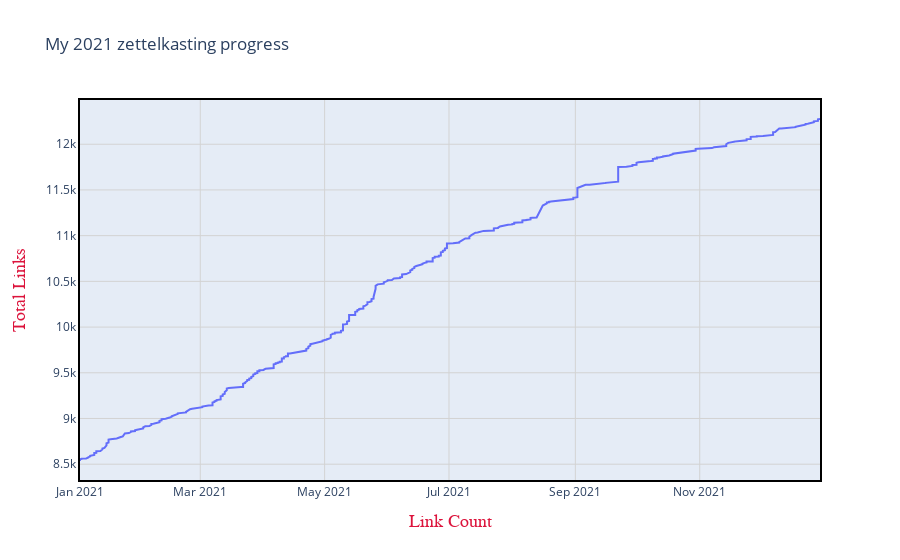

Notebook code for this chart:
### Markdown cell above
## Make Link Count Graph

### Code cell
zk = pd.read_csv(csv_file)

zk['date'] = pd.to_datetime(zk['date'], format='%Y%m%d', errors='coerce')

fig = px.line(zk, x=zk['date'], y=zk['tl'], 
              title='My 2021 zettelkasting progress',
              labels=dict(date="Link Count" , tl="Total Links",
              plot_bgcolor='rgb(200,200,200)',
              showlegend=True)
             )
fig.update_xaxes(title_font=dict(size=18, family='Courier', color='crimson'))
fig.update_yaxes(title_font=dict(size=18, family='Courier', color='crimson'))
fig.update_xaxes(showgrid=True, gridwidth=1, gridcolor='LightGrey')
fig.update_yaxes(showgrid=True, gridwidth=1, gridcolor='LightGrey')
fig.update_xaxes(showline=True, linewidth=2, linecolor='black', mirror=True)
fig.update_yaxes(showline=True, linewidth=2, linecolor='black', mirror=True)



fig.show()

### Figure 1 — Plotly figure (JSON) as saved in the notebook; plotly's stock layout.template omitted (floating-point values rounded to 4 significant figures; data arrays with more than 128 entries replaced by an {"elided": "..."} marker saying what was removed)
{"data": [{"hovertemplate": "Link Count=%{x}<br>Total Links=%{y}<extra></extra>", "legendgroup": "", "line": {"color": "#636efa", "dash": "solid"}, "marker": {"symbol": "circle"}, "mode": "lines", "name": "", "orientation": "v", "showlegend": false, "type": "scatter", "x": {"elided": "716 str values"}, "xaxis": "x", "y": {"elided": "716 int values"}, "yaxis": "y"}], "layout": {"autosize": true, "legend": {"tracegroupgap": 0}, "title": {"text": "My 2021 zettelkasting progress"}, "xaxis": {"anchor": "y", "autorange": true, "domain": [0, 1], "gridcolor": "LightGrey", "gridwidth": 1, "linecolor": "black", "linewidth": 2, "mirror": true, "range": ["2021-01-01", "2021-12-30"], "showgrid": true, "showline": true, "title": {"font": {"color": "crimson", "family": "Courier", "size": 18}, "text": "Link Count"}, "type": "date"}, "yaxis": {"anchor": "x", "autorange": true, "domain": [0, 1], "gridcolor": "LightGrey", "gridwidth": 1, "linecolor": "black", "linewidth": 2, "mirror": true, "range": [8327.0, 12480.0], "showgrid": true, "showline": true, "title": {"font": {"color": "crimson", "family": "Courier", "size": 18}, "text": "Total Links"}, "type": "linear"}}}
